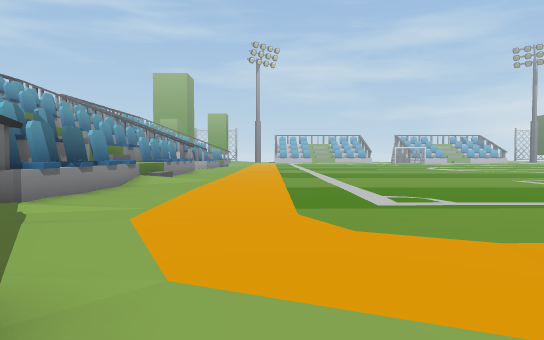
View 1 (above)

24 first-person views from a walk through a 3-D level made in the Unity game engine. The camera is 1.4 m above the floor, tilts 2° down and sees 70° across. The floor is counted in squares, 2 m on a side. Each view is taken from the middle of a square. On the plan, view 1 faces up. The plan holds only what a view shows up to about 11 squares ahead; the rest is blank. The place goes on beyond the plan. The player character is not drawn.

View 2
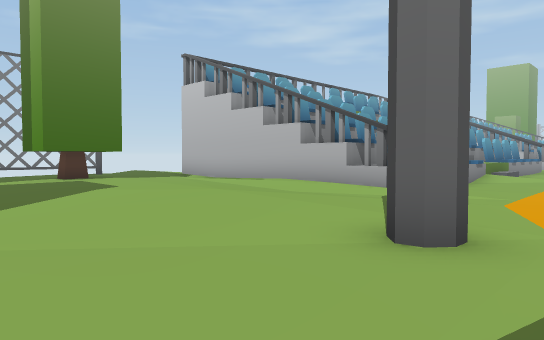

View 3
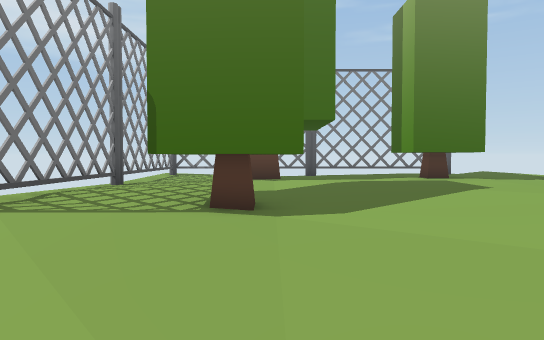

View 4
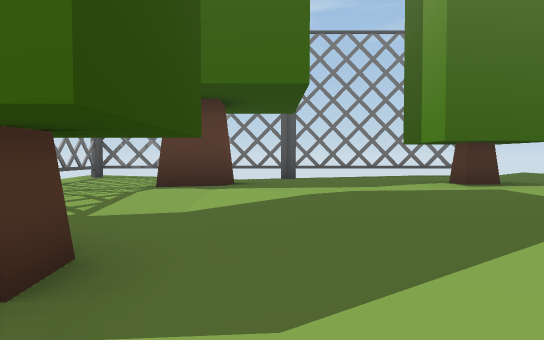

View 5
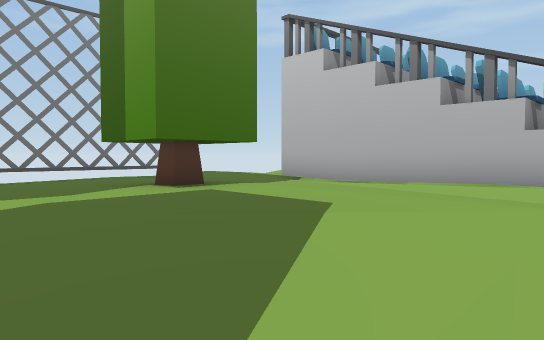

View 6
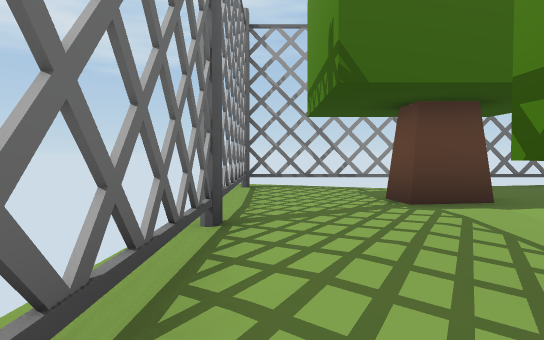

View 7
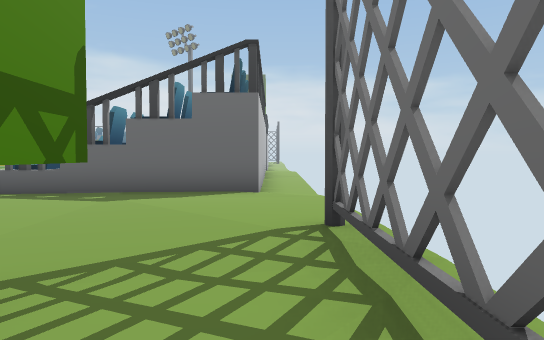

View 8
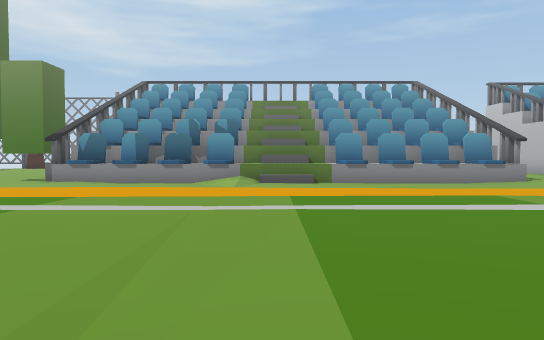

View 9
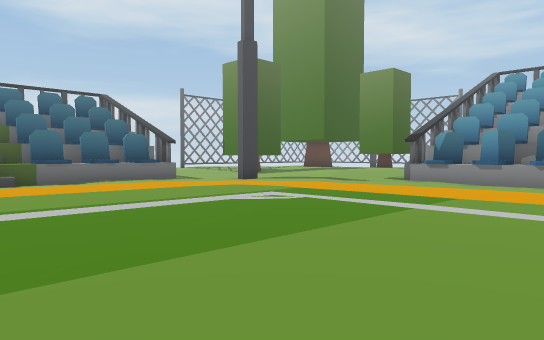

View 10
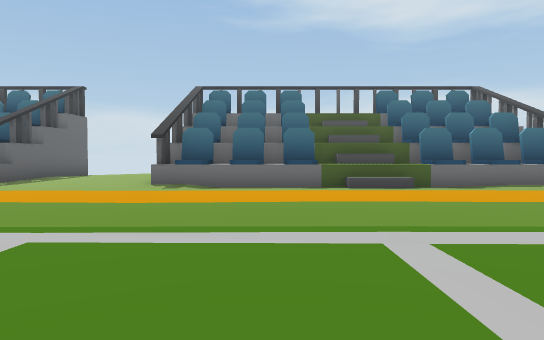

View 11
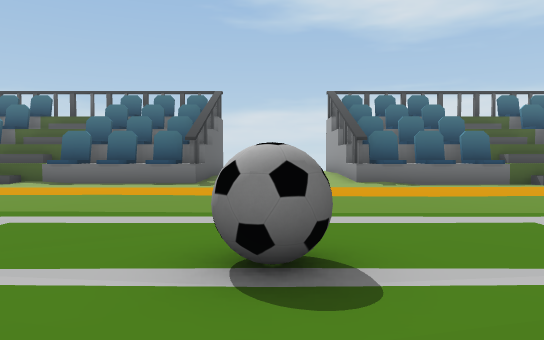

View 12
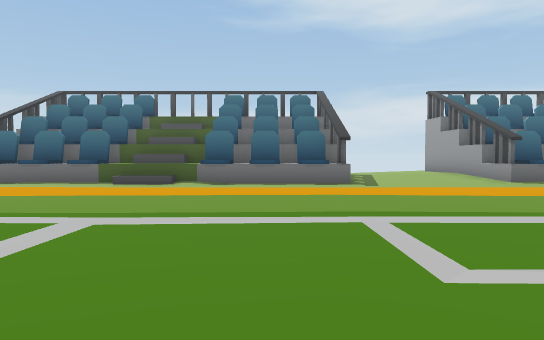

View 13
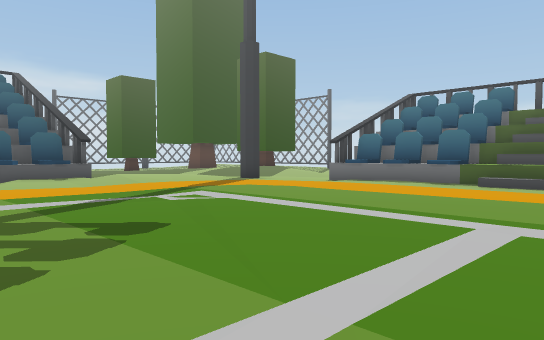

View 14
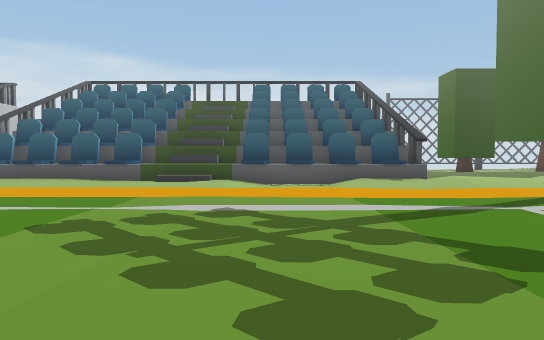

View 15
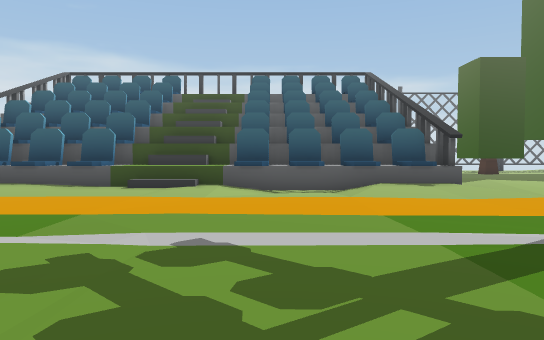

View 16
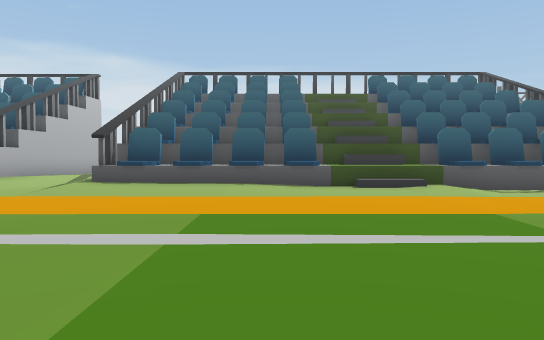

View 17
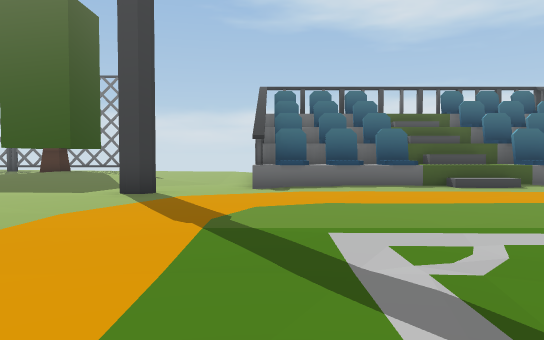

View 18
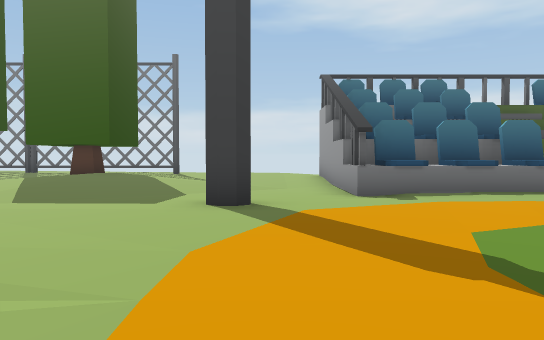

View 19
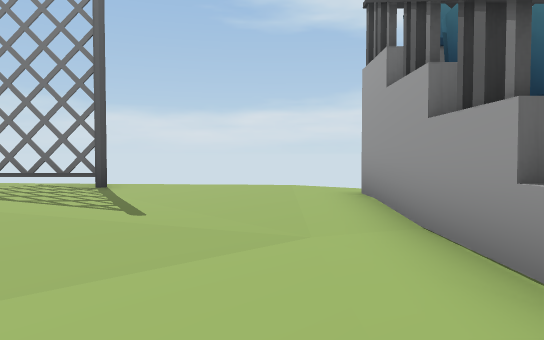

View 20
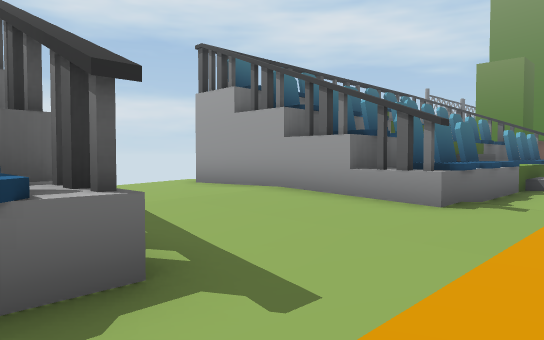

View 21
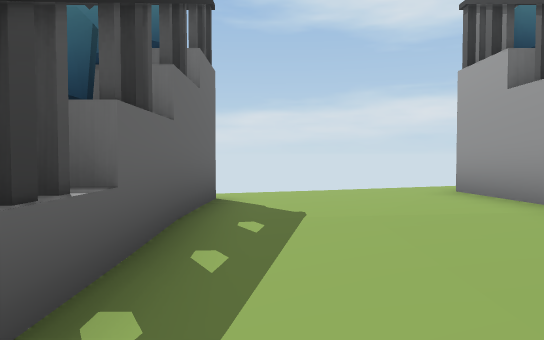

View 22
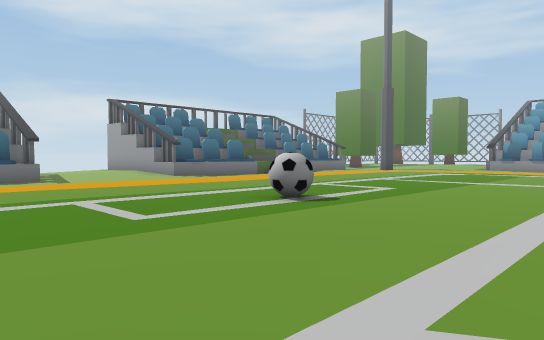

View 23
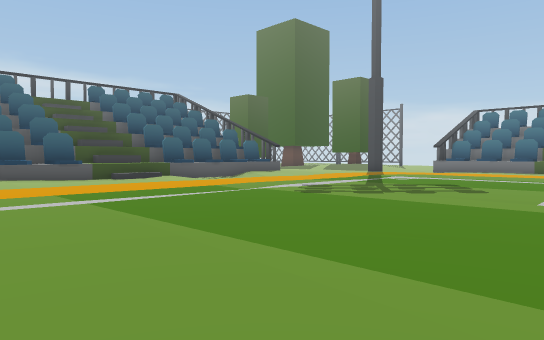

View 24
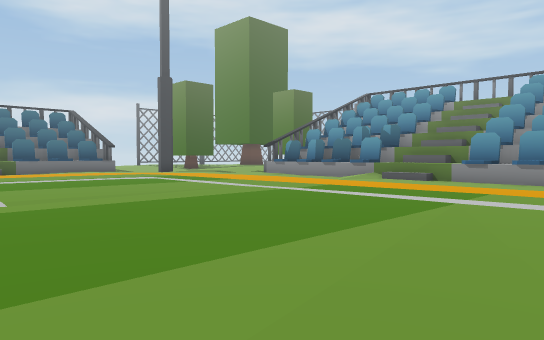

### Floor plan
Key: @ floor where view 1 was taken; # wall or solid block; x gap in a wall; . main floor; : floor 0.25 m higher than the main floor; - floor 0.25 m lower than the main floor; / step, stairs or slope; = window, fence, low wall or low ledge; ^ raised ledge; T tree; B ball.
Columns run from 15 left of view 1 to 31 right of it. Each row starts with its distance up from view 1.
 19            x.                            ...:x^
 18            ^...     .. .         . ..   ....:^#
 17            ^...........           ..........:^#
 16           #^............         ...........:^#
 15           ^^............         ............^^
 14            ^...........           ...........^#
 13            ^...........           ...........^^
 12            ^...........       .. ............^^
 11           ^^/..........  ........ ........../^^
 10           ^^................................-^^
  9           #^.................................^^
  8           #^................................/^^
  7           ^^................B................^^
  6   /########^................................:^#
  5  :::...::////..................................
  4  .:::::......................................::
  3 .#::::::::::...................................
  2 #:::#T::::::...................................
  1 x:::##::::...#.............................#...
  0 x.:::::::......@^^^^^^^^^^#...#^^^^^^^^^^.....:
 -1 x.::::::...--...#^^^^^^^^^#...#^^^^^^^^^#---./:
 -2 #..::::...--....####^^####:::.#  ##^#####---//:
 -3 #...T:..#T--....#        #::::#         #--//:T
 -4 =...T::/#T///...#        #:::.#         #/-./:#
 -5 =....::::./.:...##       #::..#         #/.../:
 -6 ##....:::::::......       :....         .:....:
 -7 #####xxxxxx#::..---       :....         ..::::#

Where each view was taken, in squares from view 1:
view 1: 0 up, 0 right, facing up
view 2: 2 down, 0 right, facing up-left
view 3: 3 down, 0 right, facing left
view 4: 2 down, 4 left, facing left
view 5: 2 down, 5 left, facing up-left
view 6: 6 down, 5 left, facing left
view 7: 6 down, 8 left, facing right
view 8: 12 up, 7 right, facing left
view 9: 11 up, 7 right, facing down-left
view 10: 9 up, 8 right, facing down
view 11: 10 up, 13 right, facing down
view 12: 10 up, 17 right, facing down
view 13: 10 up, 18 right, facing down-right
view 14: 10 up, 19 right, facing right
view 15: 10 up, 21 right, facing right
view 16: 15 up, 21 right, facing right
view 17: 9 up, 25 right, facing down
view 18: 7 up, 27 right, facing down
view 19: 1 up, 27 right, facing down
view 20: 2 up, 16 right, facing down-left
view 21: 1 up, 14 right, facing down
view 22: 12 up, 18 right, facing down-left
view 23: 18 up, 18 right, facing down-right
view 24: 18 up, 8 right, facing down-left
